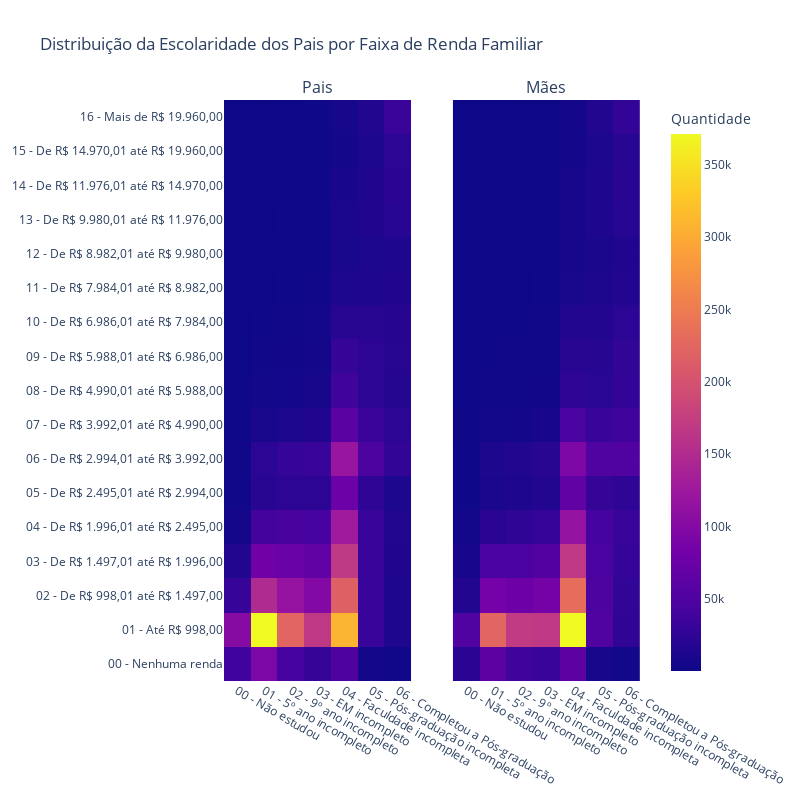

Write notebook code for a chart like this one.
### Code cell
# Create subplots
fig = sp.make_subplots(
    rows=1, cols=2,
    subplot_titles=(
        'Pais',
        'Mães'
    ),
    shared_yaxes=True
)

# Add the heatmap for Escolaridade do Pai
heatmap_pai = go.Heatmap(
    z=pai_distribution.values,
    x=pai_distribution.columns,
    y=pai_distribution.index,
    showscale=False
)
fig.add_trace(heatmap_pai, row=1, col=1)

# Add the heatmap for Escolaridade da Mãe
heatmap_mae = go.Heatmap(
    z=mae_distribution.values,
    x=mae_distribution.columns,
    y=mae_distribution.index,
    colorbar=dict(title="Quantidade", x=1.05)
)
fig.add_trace(heatmap_mae, row=1, col=2)

# Update layout
fig.update_layout(
    title='Distribuição da Escolaridade dos Pais por Faixa de Renda Familiar',
    height=800,
    width=800,
    showlegend=False
)

### Figure 1 — Plotly figure (JSON) as saved in the notebook; plotly's stock layout.template omitted (floating-point values rounded to 4 significant figures)
{"data": [{"showscale": false, "type": "heatmap", "x": ["00 - Não estudou", "01 - 5º ano incompleto", "02 - 9º ano incompleto", "03 - EM incompleto", "04 - Faculdade incompleta", "05 - Pós-graduação incompleta", "06 - Completou a Pós-graduação"], "xaxis": "x", "y": ["00 - Nenhuma renda", "01 - Até R$ 998,00", "02 - De R$ 998,01 até R$ 1.497,00", "03 - De R$ 1.497,01 até R$ 1.996,00", "04 - De R$ 1.996,01 até R$ 2.495,00", "05 - De R$ 2.495,01 até R$ 2.994,00", "06 - De R$ 2.994,01 até R$ 3.992,00", "07 - De R$ 3.992,01 até R$ 4.990,00", "08 - De R$ 4.990,01 até R$ 5.988,00", "09 - De R$ 5.988,01 até R$ 6.986,00", "10 - De R$ 6.986,01 até R$ 7.984,00", "11 - De R$ 7.984,01 até R$ 8.982,00", "12 - De R$ 8.982,01 até R$ 9.980,00", "13 - De R$ 9.980,01 até R$ 11.976,00", "14 - De R$ 11.976,01 até R$ 14.970,00", "15 - De R$ 14.970,01 até R$ 19.960,00", "16 - Mais de R$ 19.960,00"], "yaxis": "y", "z": [[32975, 80349, 37019, 24758, 42911, 4525, 2267], [88130, 323253, 194280, 145224, 269914, 27671, 11031], [25695, 129693, 101595, 85699, 188959, 27585, 10790], [12540, 69514, 63762, 58292, 146906, 28094, 11807], [5281, 35188, 37893, 36897, 111234, 27593, 12741], [2456, 16804, 19757, 20286, 67396, 20833, 10055], [2452, 19213, 24939, 26912, 104152, 41710, 23719], [1029, 7435, 10420, 11956, 52743, 28245, 19394], [444, 3640, 5358, 6397, 30722, 20210, 14857], [345, 2453, 3723, 4672, 24692, 19699, 16245], [237, 1601, 2508, 3356, 17015, 16769, 15766], [115, 918, 1414, 1913, 10103, 11448, 12078], [106, 721, 1014, 1358, 7907, 9921, 11398], [111, 775, 1128, 1512, 8391, 12265, 16066], [103, 587, 910, 1230, 7162, 11965, 18098], [72, 491, 695, 961, 5192, 10408, 19269], [86, 586, 955, 1299, 5932, 12776, 28584]]}, {"colorbar": {"title": {"text": "Quantidade"}, "x": 1.05}, "type": "heatmap", "x": ["00 - Não estudou", "01 - 5º ano incompleto", "02 - 9º ano incompleto", "03 - EM incompleto", "04 - Faculdade incompleta", "05 - Pós-graduação incompleta", "06 - Completou a Pós-graduação"], "xaxis": "x2", "y": ["00 - Nenhuma renda", "01 - Até R$ 998,00", "02 - De R$ 998,01 até R$ 1.497,00", "03 - De R$ 1.497,01 até R$ 1.996,00", "04 - De R$ 1.996,01 até R$ 2.495,00", "05 - De R$ 2.495,01 até R$ 2.994,00", "06 - De R$ 2.994,01 até R$ 3.992,00", "07 - De R$ 3.992,01 até R$ 4.990,00", "08 - De R$ 4.990,01 até R$ 5.988,00", "09 - De R$ 5.988,01 até R$ 6.986,00", "10 - De R$ 6.986,01 até R$ 7.984,00", "11 - De R$ 7.984,01 até R$ 8.982,00", "12 - De R$ 8.982,01 até R$ 9.980,00", "13 - De R$ 9.980,01 até R$ 11.976,00", "14 - De R$ 11.976,01 até R$ 14.970,00", "15 - De R$ 14.970,01 até R$ 19.960,00", "16 - Mais de R$ 19.960,00"], "yaxis": "y2", "z": [[20705, 61816, 36833, 31668, 61810, 7586, 4386], [51026, 224067, 170119, 166967, 371286, 50904, 25134], [15792, 84378, 78268, 85228, 233052, 47554, 25744], [7992, 43791, 44942, 53618, 166253, 45039, 29280], [3459, 20725, 24360, 30308, 115834, 40578, 31563], [1586, 9804, 12199, 15427, 65501, 28405, 24665], [1661, 10590, 14376, 19257, 93273, 50740, 53200], [681, 4149, 5739, 8215, 44441, 31191, 36806], [318, 2060, 2939, 4239, 24719, 20599, 26754], [276, 1406, 2043, 3131, 19494, 19207, 26272], [184, 931, 1407, 2218, 14281, 16239, 21992], [101, 544, 801, 1235, 8862, 10800, 15646], [79, 472, 640, 960, 6859, 9445, 13970], [90, 490, 716, 1027, 7628, 11999, 18298], [69, 383, 563, 828, 6625, 12233, 19354], [56, 278, 396, 670, 5228, 11268, 19192], [49, 292, 507, 764, 5848, 14867, 27891]]}], "layout": {"annotations": [{"font": {"size": 16}, "showarrow": false, "text": "Pais", "x": 0.225, "xanchor": "center", "xref": "paper", "y": 1, "yanchor": "bottom", "yref": "paper"}, {"font": {"size": 16}, "showarrow": false, "text": "Mães", "x": 0.775, "xanchor": "center", "xref": "paper", "y": 1, "yanchor": "bottom", "yref": "paper"}], "height": 800, "showlegend": false, "title": {"text": "Distribuição da Escolaridade dos Pais por Faixa de Renda Familiar"}, "width": 800, "xaxis": {"anchor": "y", "domain": [0, 0.45]}, "xaxis2": {"anchor": "y2", "domain": [0.55, 1]}, "yaxis": {"anchor": "x", "domain": [0, 1]}, "yaxis2": {"anchor": "x2", "domain": [0, 1], "matches": "y", "showticklabels": false}}}
